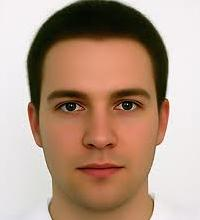
#> input picture face.jpg, 200 x 220 px
$ python main.py
#> lines starting #> are read from the running program, lines starting #| are printed output that depends on the picture
import numpy as np
from PIL import Image
import matplotlib.pyplot as plt
import time

def load_image(image_path):
#> called with image_path = 'face.jpg'
    img = Image.open(image_path)
#> img is the input picture: PIL image 200x220 RGB; mean R, G, B 179, 151.2, 132.8
    img_data = np.array(img, dtype=np.float64) / 255  # normalizing the image
    return img, img_data

#color quantization here
def k_means_quantize(image_path, k_list):
    img, img_data = load_image(image_path)
    h, w, d = img_data.shape
#> h = 220; w = 200; d = 3
    pixels = img_data.reshape((h * w, d))  # reshape from 3d to 2d

    execution_times = {}

    for k in k_list:
        start_time = time.time()  # Start timing

        #randomly choose from points list i.e. image
        centroids = pixels[np.random.choice(h * w, k, replace=False), :]

        for iteration in range(10):  # 10 iters
            # compute euclidean distance and assign to nearest cluster
            dists = np.linalg.norm(pixels[:, None] - centroids, axis=2)
            labels = np.argmin(dists, axis=1)

            # new centroid mean calculation
            new_centroids = np.array([pixels[labels == i].mean(axis=0) for i in range(k)])

            # if no change, end process -> convergence
            if np.all(centroids == new_centroids):
                break

            centroids = new_centroids

        # replaces each pixels color in the original image with the color of its assigned centroid
        # rescaled back to 0-255 range for display
        quantized_image_data = centroids[labels].reshape((h, w, d))
        quantized_img = Image.fromarray((quantized_image_data * 255).astype(np.uint8))

        end_time = time.time()  # End timing
        execution_times[k] = end_time - start_time  # Calculate elapsed time

        # display original, quantized image, and the centroids
        fig, (ax1, ax2, ax3) = plt.subplots(1, 3, figsize=(16, 5))
        ax1.imshow(img)
        ax1.set_title('Original Image')
        ax1.axis('off')

        ax2.imshow(quantized_img)
        ax2.set_title(f'Quantized Image with K={k}')
        ax2.axis('off')

        # Display the color palette
        ax3.imshow([centroids], aspect='auto')
        ax3.set_title(f'Palette of K={k} colors')
        ax3.axis('off')

        plt.show()
#> this loop made 6 passes
#> pass 1, in k_means_quantize, `quantized_image_data = centroids[labels].reshape((h, w, d))`:
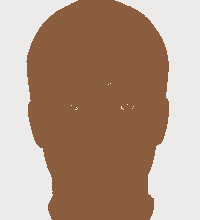
#> quantized_image_data: shape (220, 200, 3) float64; mean of channels 0, 1, 2 0.702, 0.593, 0.521; drawn as R, G, B
#> pass 1, in k_means_quantize, `plt.show()`:
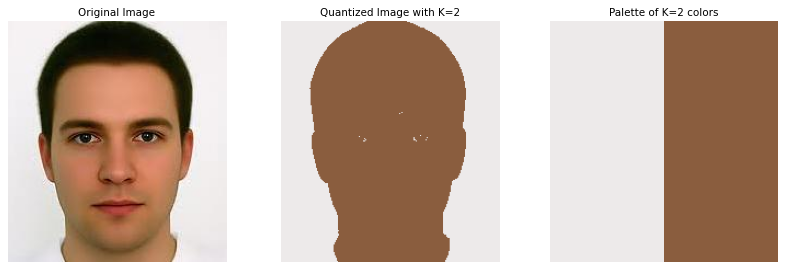
#> figure drawn by matplotlib, 3 panels
#> pass 2, in k_means_quantize, `quantized_image_data = centroids[labels].reshape((h, w, d))`:
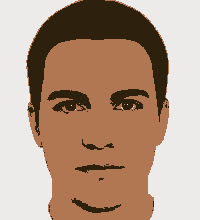
#> quantized_image_data: shape (220, 200, 3) float64; mean of channels 0, 1, 2 0.702, 0.593, 0.521; drawn as R, G, B
#> pass 2, in k_means_quantize, `plt.show()`:
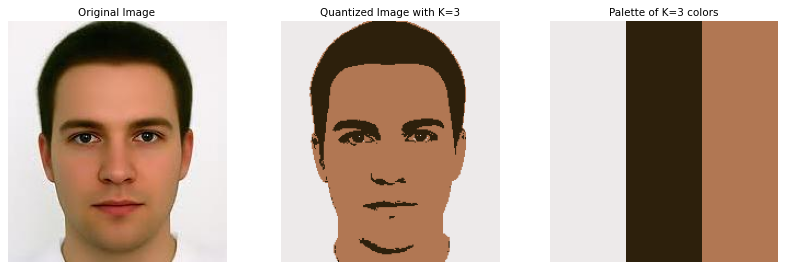
#> figure drawn by matplotlib, 3 panels
#> after the loop, execution_times = {2: 0.083, 3: 0.12, 5: 0.19, 10: 0.397, 15: 0.501, 20: 0.64}

    for k, exec_time in execution_times.items():
        print(f"Execution time for K={k}: {exec_time:.4f} seconds")
#> this loop made 6 passes
#> (k, exec_time) on passes 1 to 6: (2, 0.083), (3, 0.12), (5, 0.19), (10, 0.397), (15, 0.501), (20, 0.64)
#| Execution time for K=2: 0.0830 seconds
#| Execution time for K=3: 0.1204 seconds
#| Execution time for K=5: 0.1897 seconds
#| Execution time for K=10: 0.3973 seconds
#| Execution time for K=15: 0.5014 seconds
#| Execution time for K=20: 0.6399 seconds

image_path = 'face.jpg'
k_values = [2, 3, 5, 10, 15, 20]
k_means_quantize(image_path, k_values)
